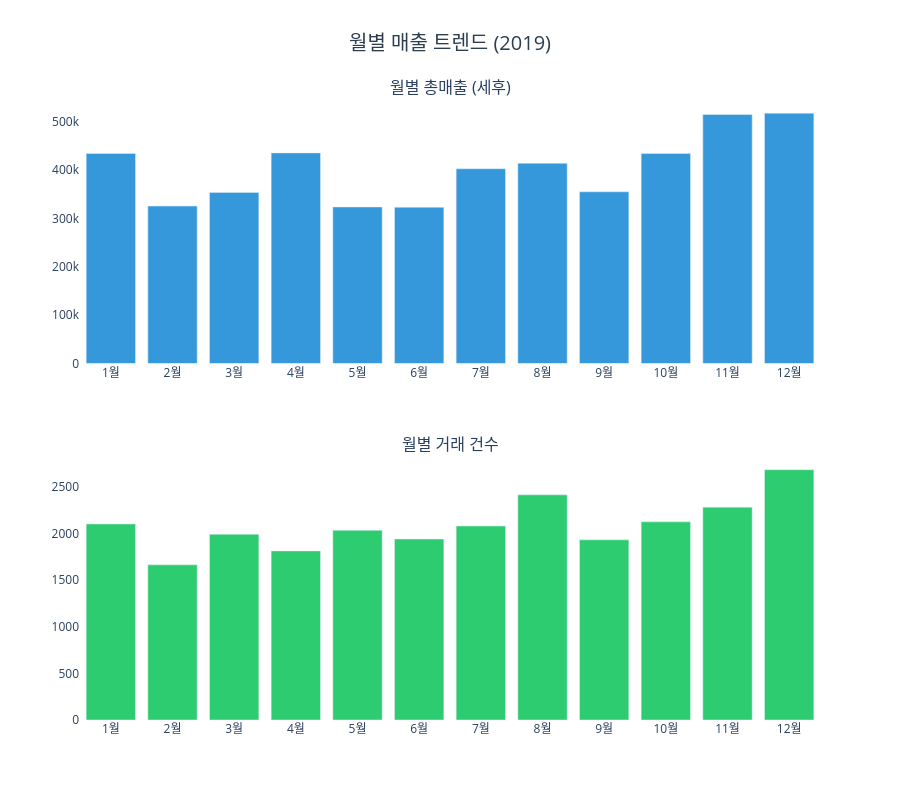

The notebook cell this image was saved under:
### Code cell
fig = make_subplots(
    rows=2, cols=1,
    subplot_titles=['월별 총매출 (세후)', '월별 거래 건수'],
    vertical_spacing=0.15
)

fig.add_trace(go.Bar(
    x=monthly['월'], y=monthly['총매출'],
    marker_color='#3498db', name='총매출'
), row=1, col=1)

fig.add_trace(go.Bar(
    x=monthly['월'], y=monthly['거래건수'],
    marker_color='#2ecc71', name='거래건수'
), row=2, col=1)

fig.update_layout(
    title=dict(text='월별 매출 트렌드 (2019)', x=0.5, xanchor='center',
               font=dict(size=20, color='#2c3e50')),
    plot_bgcolor='white',
    showlegend=False,
    height=800
)

fig.update_xaxes(tickvals=list(range(1, 13)),
                 ticktext=['1월','2월','3월','4월','5월','6월',
                           '7월','8월','9월','10월','11월','12월'])

fig.show()

### Figure 1 — Plotly figure (JSON) as saved in the notebook; plotly's stock layout.template omitted (floating-point values rounded to 4 significant figures)
{"data": [{"marker": {"color": "#3498db"}, "name": "총매출", "type": "bar", "x": [1, 2, 3, 4, 5, 6, 7, 8, 9, 10, 11, 12], "xaxis": "x", "y": [434800.0, 325900.0, 354200.0, 435900.0, 324100.0, 323400.0, 403100.0, 414600.0, 355500.0, 434800.0, 515500.0, 518200.0], "yaxis": "y"}, {"marker": {"color": "#2ecc71"}, "name": "거래건수", "type": "bar", "x": [1, 2, 3, 4, 5, 6, 7, 8, 9, 10, 11, 12], "xaxis": "x2", "y": [2102, 1664, 1991, 1813, 2034, 1940, 2080, 2414, 1932, 2125, 2282, 2684], "yaxis": "y2"}], "layout": {"annotations": [{"font": {"size": 16}, "showarrow": false, "text": "월별 총매출 (세후)", "x": 0.5, "xanchor": "center", "xref": "paper", "y": 1, "yanchor": "bottom", "yref": "paper"}, {"font": {"size": 16}, "showarrow": false, "text": "월별 거래 건수", "x": 0.5, "xanchor": "center", "xref": "paper", "y": 0.425, "yanchor": "bottom", "yref": "paper"}], "height": 800, "plot_bgcolor": "white", "showlegend": false, "title": {"font": {"color": "#2c3e50", "size": 20}, "text": "월별 매출 트렌드 (2019)", "x": 0.5, "xanchor": "center"}, "xaxis": {"anchor": "y", "domain": [0, 1], "ticktext": ["1월", "2월", "3월", "4월", "5월", "6월", "7월", "8월", "9월", "10월", "11월", "12월"], "tickvals": [1, 2, 3, 4, 5, 6, 7, 8, 9, 10, 11, 12]}, "xaxis2": {"anchor": "y2", "domain": [0, 1], "ticktext": ["1월", "2월", "3월", "4월", "5월", "6월", "7월", "8월", "9월", "10월", "11월", "12월"], "tickvals": [1, 2, 3, 4, 5, 6, 7, 8, 9, 10, 11, 12]}, "yaxis": {"anchor": "x", "domain": [0.575, 1]}, "yaxis2": {"anchor": "x2", "domain": [0, 0.425]}}}
